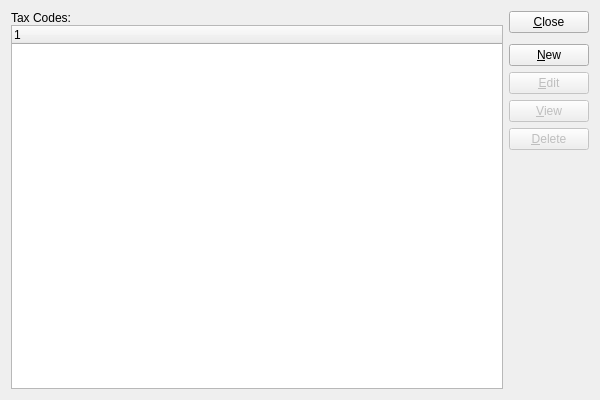
<?xml version="1.0" encoding="UTF-8"?>
<ui version="4.0">
 <comment>This file is part of the xTuple ERP: PostBooks Edition, a free and
open source Enterprise Resource Planning software suite,
Copyright (c) 1999-2010 by OpenMFG LLC, d/b/a xTuple.
It is licensed to you under the Common Public Attribution License
version 1.0, the full text of which (including xTuple-specific Exhibits)
is available at www.xtuple.com/CPAL.  By using this software, you agree
to be bound by its terms.</comment>
 <class>taxCodes</class>
 <widget class="QWidget" name="taxCodes">
  <property name="geometry">
   <rect>
    <x>0</x>
    <y>0</y>
    <width>600</width>
    <height>400</height>
   </rect>
  </property>
  <property name="windowTitle">
   <string>List Tax Codes</string>
  </property>
  <layout class="QGridLayout" name="gridLayout">
   <item row="0" column="0">
    <layout class="QVBoxLayout">
     <property name="spacing">
      <number>0</number>
     </property>
     <item>
      <widget class="QLabel" name="_taxCodeLit">
       <property name="text">
        <string>Tax Codes:</string>
       </property>
      </widget>
     </item>
     <item>
      <widget class="XTreeWidget" name="_tax"/>
     </item>
    </layout>
   </item>
   <item row="0" column="1">
    <layout class="QVBoxLayout" name="verticalLayout">
     <item>
      <widget class="QPushButton" name="_close">
       <property name="text">
        <string>&amp;Close</string>
       </property>
      </widget>
     </item>
     <item>
      <spacer name="verticalSpacer">
       <property name="orientation">
        <enum>Qt::Vertical</enum>
       </property>
       <property name="sizeType">
        <enum>QSizePolicy::Preferred</enum>
       </property>
       <property name="sizeHint" stdset="0">
        <size>
         <width>20</width>
         <height>5</height>
        </size>
       </property>
      </spacer>
     </item>
     <item>
      <widget class="QPushButton" name="_new">
       <property name="text">
        <string>&amp;New</string>
       </property>
      </widget>
     </item>
     <item>
      <widget class="QPushButton" name="_edit">
       <property name="enabled">
        <bool>false</bool>
       </property>
       <property name="text">
        <string>&amp;Edit</string>
       </property>
      </widget>
     </item>
     <item>
      <widget class="QPushButton" name="_view">
       <property name="enabled">
        <bool>false</bool>
       </property>
       <property name="text">
        <string>&amp;View</string>
       </property>
      </widget>
     </item>
     <item>
      <widget class="QPushButton" name="_delete">
       <property name="enabled">
        <bool>false</bool>
       </property>
       <property name="text">
        <string>&amp;Delete</string>
       </property>
      </widget>
     </item>
     <item>
      <spacer name="Spacer18">
       <property name="orientation">
        <enum>Qt::Vertical</enum>
       </property>
       <property name="sizeType">
        <enum>QSizePolicy::Expanding</enum>
       </property>
       <property name="sizeHint" stdset="0">
        <size>
         <width>20</width>
         <height>20</height>
        </size>
       </property>
      </spacer>
     </item>
    </layout>
   </item>
  </layout>
 </widget>
 <layoutdefault spacing="6" margin="11"/>
 <pixmapfunction>qPixmapFromMimeSource</pixmapfunction>
 <customwidgets>
  <customwidget>
   <class>XTreeWidget</class>
   <extends>QTreeWidget</extends>
   <header>xtreewidget.h</header>
  </customwidget>
 </customwidgets>
 <tabstops>
  <tabstop>_tax</tabstop>
  <tabstop>_new</tabstop>
  <tabstop>_edit</tabstop>
  <tabstop>_view</tabstop>
  <tabstop>_delete</tabstop>
  <tabstop>_close</tabstop>
 </tabstops>
 <resources/>
 <connections>
  <connection>
   <sender>_close</sender>
   <signal>clicked()</signal>
   <receiver>taxCodes</receiver>
   <slot>close()</slot>
   <hints>
    <hint type="sourcelabel">
     <x>20</x>
     <y>20</y>
    </hint>
    <hint type="destinationlabel">
     <x>20</x>
     <y>20</y>
    </hint>
   </hints>
  </connection>
  <connection>
   <sender>_tax</sender>
   <signal>valid(bool)</signal>
   <receiver>_view</receiver>
   <slot>setEnabled(bool)</slot>
   <hints>
    <hint type="sourcelabel">
     <x>20</x>
     <y>20</y>
    </hint>
    <hint type="destinationlabel">
     <x>20</x>
     <y>20</y>
    </hint>
   </hints>
  </connection>
 </connections>
</ui>
